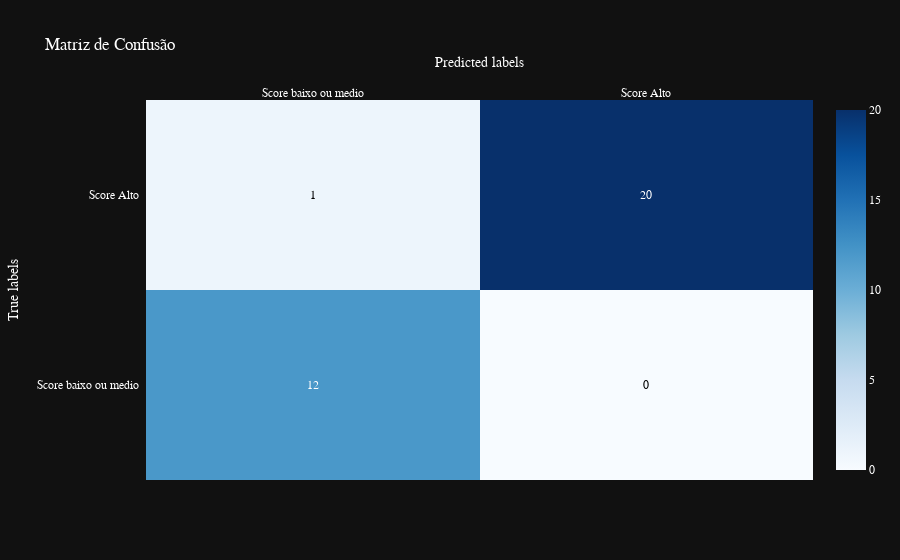

Notebook cell for this chart:
### Code cell
# Matriz de confusão (use TESTE para análise real)
y_pred = naive_churn.predict(X_test)
conf_matrix = confusion_matrix(y_test, y_pred)


# Nomes das classes (ordem deve bater com os rótulos)
class_names = ['Score baixo ou medio', 'Score Alto']

# Plotando a matriz de confusão
fig = ff.create_annotated_heatmap(
    z=conf_matrix,
    x=class_names,
    y=class_names,
    colorscale='Blues',
    showscale=True
)

fig.update_layout(
    title='Matriz de Confusão',
    xaxis_title='Predicted labels',
    yaxis_title='True labels',
    font=dict(
        family='Arial',
        size=12,
        color='white'
    )
)

### Figure 1 — Plotly figure (JSON) as saved in the notebook; plotly's stock layout.template omitted (floating-point values rounded to 4 significant figures)
{"data": [{"colorscale": [[0.0, "rgb(247,251,255)"], [0.125, "rgb(222,235,247)"], [0.25, "rgb(198,219,239)"], [0.375, "rgb(158,202,225)"], [0.5, "rgb(107,174,214)"], [0.625, "rgb(66,146,198)"], [0.75, "rgb(33,113,181)"], [0.875, "rgb(8,81,156)"], [1.0, "rgb(8,48,107)"]], "reversescale": false, "showscale": true, "x": ["Score baixo ou medio", "Score Alto"], "y": ["Score baixo ou medio", "Score Alto"], "z": [[12, 0], [1, 20]], "type": "heatmap"}], "layout": {"annotations": [{"font": {"color": "#FFFFFF"}, "showarrow": false, "text": "12", "x": "Score baixo ou medio", "xref": "x", "y": "Score baixo ou medio", "yref": "y"}, {"font": {"color": "#000000"}, "showarrow": false, "text": "0", "x": "Score Alto", "xref": "x", "y": "Score baixo ou medio", "yref": "y"}, {"font": {"color": "#000000"}, "showarrow": false, "text": "1", "x": "Score baixo ou medio", "xref": "x", "y": "Score Alto", "yref": "y"}, {"font": {"color": "#FFFFFF"}, "showarrow": false, "text": "20", "x": "Score Alto", "xref": "x", "y": "Score Alto", "yref": "y"}], "xaxis": {"dtick": 1, "gridcolor": "rgb(0, 0, 0)", "side": "top", "ticks": "", "title": {"text": "Predicted labels"}}, "yaxis": {"dtick": 1, "ticks": "", "ticksuffix": "  ", "title": {"text": "True labels"}}, "font": {"family": "Arial", "size": 12, "color": "white"}, "title": {"text": "Matriz de Confusão"}}}
